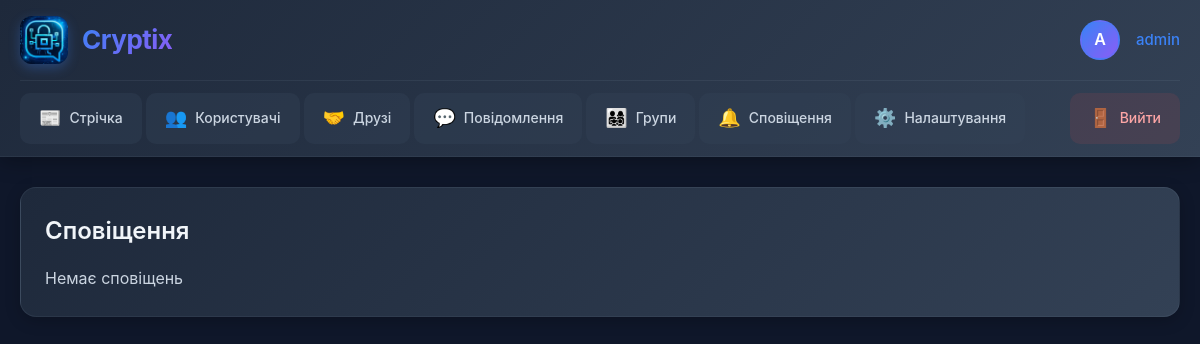
Before: /notifications/ (signed in) with the older database file.
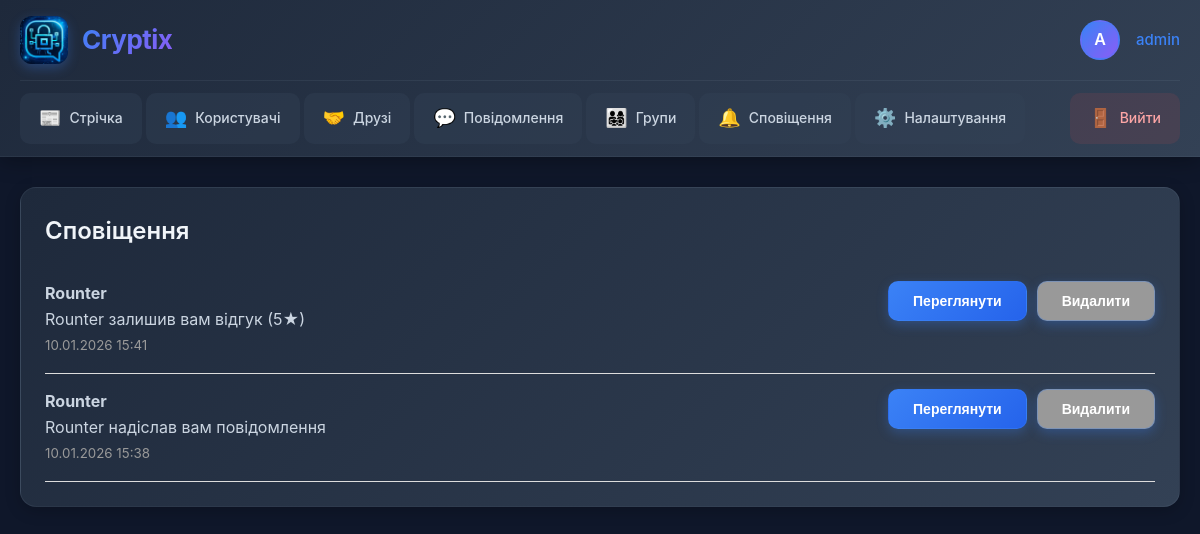
After: the same page with the newer database file.
### cryptix_app/models.py (models this page shows, shortened)
class Notification(models.Model):
    FRIEND_REQUEST = 'friend_request'
    FRIEND_ACCEPT = 'friend_accept'
    MESSAGE = 'message'
    GROUP_INVITE = 'group_invite'
    GROUP_POST = 'group_post'
    COMMENT = 'comment'
    REVIEW = 'review'
    TYPE_CHOICES = [
        (FRIEND_REQUEST, 'Запит у друзі'),
        (FRIEND_ACCEPT, 'Прийнято запит'),
        (MESSAGE, 'Нове повідомлення'),
        (GROUP_INVITE, 'Запрошення в групу'),
        (GROUP_POST, 'Новий пост в групі'),
        (COMMENT, 'Новий коментар'),
        (REVIEW, 'Новий відгук'),
    ]
    recipient = models.ForeignKey(User, related_name='notifications', on_delete=models.CASCADE)
    sender = models.ForeignKey(User, related_name='sent_notifications', on_delete=models.CASCADE, null=True, blank=True)
    notification_type = models.CharField(max_length=20, choices=TYPE_CHOICES)
    text = models.TextField()
    link = models.CharField(max_length=200, blank=True)
    is_read = models.BooleanField(default=False)
    created_at = models.DateTimeField(auto_now_add=True)
    class Meta:
        ordering = ['-created_at']

### cryptix_app/views.py (the view)
# urls.py: path('notifications/', views.notifications_list, name='notifications_list'),
@login_required
def notifications_list(request):
    notifications = request.user.notifications.all()
    unread_count = notifications.filter(is_read=False).count()
    notifications.filter(is_read=False).update(is_read=True)
    return render(request, 'cryptix_app/notifications_list.html', {
        'notifications': notifications,
        'unread_count': unread_count
    })

### cryptix_app/templates/cryptix_app/notifications_list.html (shortened to what this page needs)
{% extends 'cryptix_app/base.html' %}
{% block content %}
<div class="card">
    <h2>Сповіщення</h2>
    {% for notification in notifications %}
    <div class="notification-item {% if not notification.is_read %}unread{% endif %}">
        <div style="display: flex; justify-content: space-between; align-items: start;">
            <div style="flex: 1;">
                {% if notification.sender %}
                <strong>{{ notification.sender.username }}</strong><br>
                {% endif %}
                <p>{{ notification.text }}</p>
                <small style="color: #999;">{{ notification.created_at|date:"d.m.Y H:i" }}</small>
            </div>
            <div style="display: flex; gap: 10px;">
                {% if notification.link %}
                <a href="{{ notification.link }}">
                    <button>Переглянути</button>
                </a>
                {% endif %}
                <form method="post" action="{% url 'notification_delete' notification.id %}">
                    <button type="submit" style="background: #999;">Видалити</button>
                </form>
            </div>
        </div>
    </div>
    {% empty %}
    <p>Немає сповіщень</p>
    {% endfor %}
</div>
{% endblock %}

Changed rows visible on the page:
added Notification: sender.username "Rounter", text "Rounter залишив вам відгук (5★)", created_at "10.01.2026 15:41"
added Notification: sender.username "Rounter", text "Rounter надіслав вам повідомлення", created_at "10.01.2026 15:38"
Other visible differences:
text no longer shown: "Немає сповіщень"
